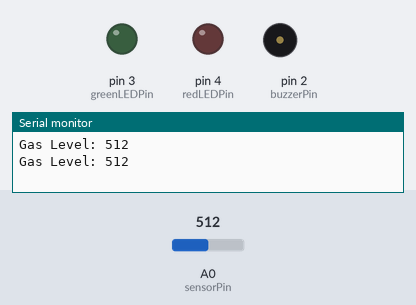
A sketch run on a simulated Arduino Uno, built with avr-gcc and run on an emulated ATmega328P. On the bench: output pins drawn as LEDs (lit = HIGH), buzzer (waves = sounding), the last lines printed to the serial monitor. The inputs (shaded band) are chosen by the test bench; at power-on: A0 (sensorPin) = 512.

Above: at 4.4 s.
4.5 s: A0 (sensorPin) set to 315
At 6.66 s:
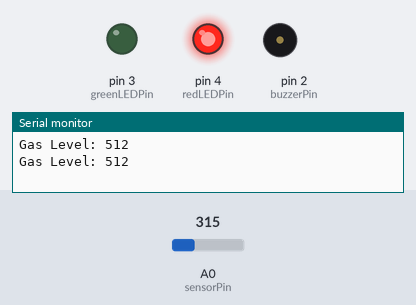
11.8 s: A0 (sensorPin) set to 284
At 18.6 s:
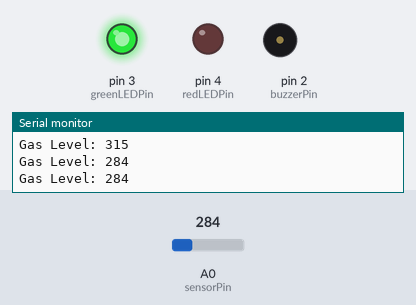
18.9 s: A0 (sensorPin) set to 306
At 24.05 s:
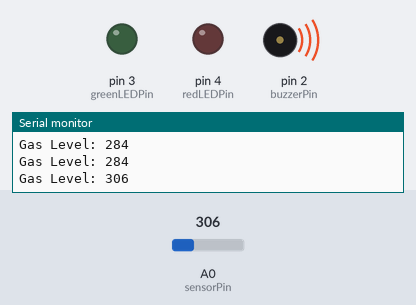
Timing chart, 0 to 32.9 s (numbered marks = the images above; inputs shaded):
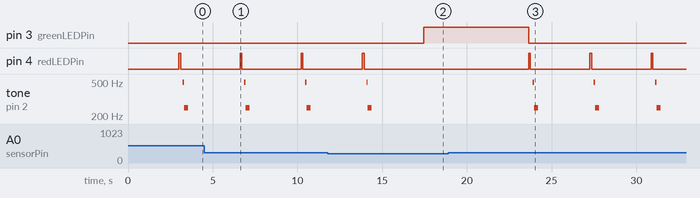

The sketch:

CO_DETECT0R.ino
```cpp
// MQ7 Gas Detection System with Buzzer and LED Alerts
// Description:
// This Arduino sketch reads gas concentration levels using the MQ7 sensor.
// When dangerous gas levels are detected (above threshold), it activates a buzzer
// and blinks a red LED as a warning. A green LED stays on when the environment is safe.

const int sensorPin = A0;      // Analog input pin connected to the MQ7 sensor's analog output
const int buzzerPin = 2;       // Digital output pin connected to the buzzer
const int redLEDPin = 4;       // Digital output pin connected to the red warning LED
const int greenLEDPin = 3;     // Digital output pin connected to the green safe-status LED

void setup() {
  // Configure all output pins
  pinMode(buzzerPin, OUTPUT);       // Buzzer will be triggered by digital HIGH/LOW
  pinMode(redLEDPin, OUTPUT);       // Red LED signals danger (blinking)
  pinMode(greenLEDPin, OUTPUT);     // Green LED signals safety (solid ON)

  // Ensure all outputs are OFF initially
  digitalWrite(buzzerPin, LOW);
  digitalWrite(redLEDPin, LOW);
  digitalWrite(greenLEDPin, LOW);

  // Initialize serial communication for monitoring sensor readings via Serial Monitor
  Serial.begin(9600);
}

void loop() {
  // Step 1: Read the analog value from the MQ7 gas sensor
  int sensorValue = analogRead(sensorPin);

  // Step 2: Print sensor value to Serial Monitor for diagnostics or live monitoring

  Serial.print("Gas Level: ");
  Serial.println(sensorValue);
  delay(3000);

  // Step 3: Check if gas level crosses the predefined safety threshold
  // NOTE: You can adjust this threshold based on testing or calibration
  if (sensorValue > 300) {
    // DANGER CONDITION: High gas detected

    // Turn OFF green LED to indicate unsafe environment
    digitalWrite(greenLEDPin, LOW);

    // Blink red LED to warn user visually (100ms ON, 100ms OFF)
    digitalWrite(redLEDPin, HIGH);
    delay(100);
    digitalWrite(redLEDPin, LOW);
    delay(100);

    // Audible alert using buzzer with short pulse pattern (quick beeps)
    for (int i = 0; i < 40; i++) {
      digitalWrite(buzzerPin, HIGH);  // Turn buzzer ON
      delay(1);                        // Keep ON for 1ms
      digitalWrite(buzzerPin, LOW);   // Turn buzzer OFF
      delay(1);                        // Wait for 1ms
    }

    delay(30); // Short delay before changing sound pattern

    // Second pattern of buzzer beeps with slightly longer duration
    for (int j = 0; j < 50; j++) {
      digitalWrite(buzzerPin, HIGH);  // Longer pulse ON
      delay(2);
      digitalWrite(buzzerPin, LOW);   // Longer pulse OFF
      delay(2);
    }

  } else {
    // SAFE CONDITION: Gas level is normal

    // Turn OFF red LED, just in case it was blinking before
    digitalWrite(redLEDPin, LOW);

    // Turn ON green LED to indicate everything is safe
    digitalWrite(greenLEDPin, HIGH);

    // Make sure buzzer is OFF
    digitalWrite(buzzerPin, LOW);
  }

  // Step 4: Wait a short moment before next loop iteration
  // This prevents excessive serial output and gives smoother performance
  delay(100);
}
```

Measured:
- the behaviour switches between 301 and 300 on A0 (sensorPin) (found by bisection; images 1 and 2)
- after the input at 11.8 s, pin 3 (greenLEDPin): LOW → HIGH after 5.6 s; pin 4 (redLEDPin): goes on until 13.9 s, then stays LOW; tone on pin 2 (buzzerPin): goes on until 14.4 s, then stays silent
- after the input at 18.9 s, pin 3 (greenLEDPin): HIGH → LOW after 4.7 s; pin 4 (redLEDPin): alternates HIGH for 0.10 s and LOW for 3.5 s, starting after 4.7 s; tone on pin 2 (buzzerPin): silent → 496 Hz after 5.0 s, then repeats every 3.6 s: 249 Hz 0.24 s, silent 3.3 s, 496 Hz 0.08 s
- by itself, pin 4 (redLEDPin): alternates HIGH for 0.10 s and LOW for 3.5 s
- by itself, tone on pin 2 (buzzerPin): plays 496 Hz for 0.08 s, 249 Hz for 0.24 s, 496 Hz for 0.08 s, 249 Hz for 0.24 s
